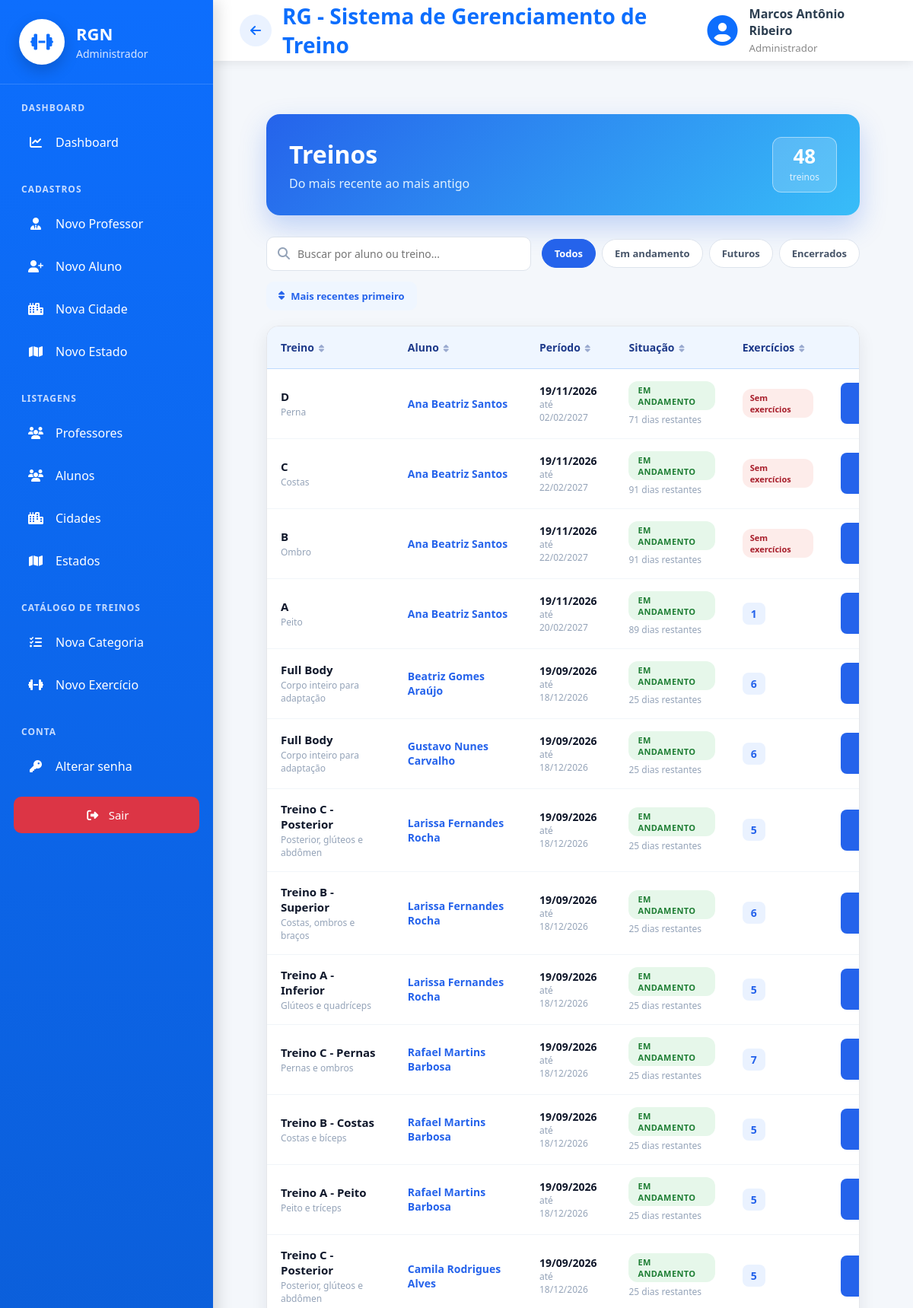
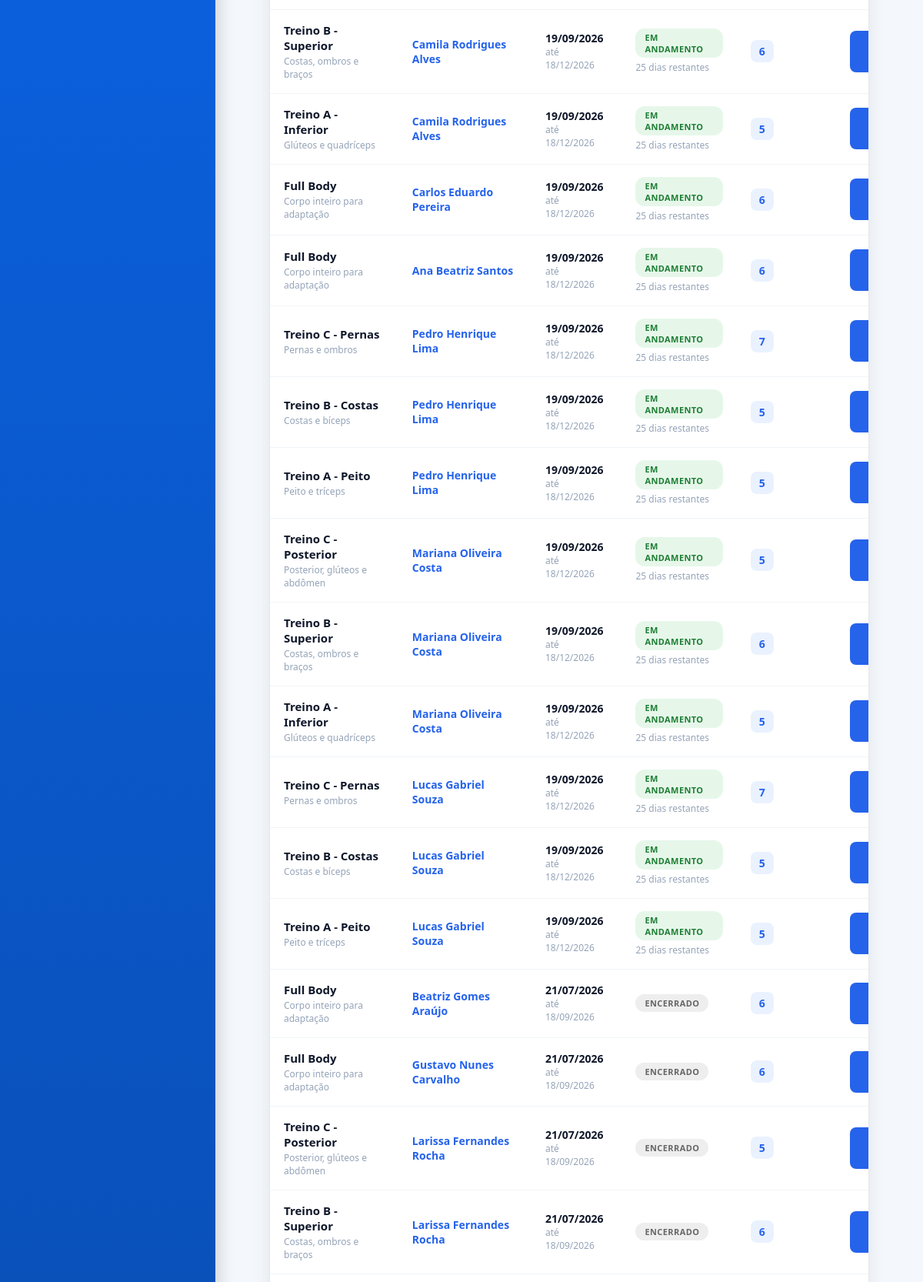
Screenshot of /exercicios/listar/treino/ (signed in, upper part) with the database file from the repository (2 pictures, top to bottom).
### cadastros/models.py (models this page shows, shortened)
class Auditoria(models.Model):
    cadastrado_em = models.DateTimeField(auto_now_add=True, verbose_name="Cadastrado em")
    atualizado_em = models.DateTimeField(auto_now=True, verbose_name="Atualizado em")
    class Meta:
        abstract = True

class Pessoa(Auditoria):
    TIPO_CHOICES = [
        ('ALUNO', 'Aluno'),
        ('PROFESSOR', 'Professor'),
        ('ADMINISTRADOR', 'Administrador')
    ]
    SEXO_CHOICES = [
        ('M', 'Masculino'),
        ('F', 'Feminino'),
        ('O', 'Outro'),
    ]
    NIVEL_CHOICES = [
        (1, 'Iniciante'),
        (2, 'Intermediário'),
        (3, 'Avançado'),
    ]
    tipo = models.CharField(max_length=20, choices=TIPO_CHOICES, verbose_name="Tipo de Pessoa")
    nome = models.CharField(max_length=50, verbose_name="Nome")
    data_nascimento = models.DateField(verbose_name="Data de nascimento",null=True,blank=True,validators=[validar_data_nascimento],)
    cpf = models.CharField(max_length=11, unique=True, verbose_name="CPF")
    telefone = models.CharField(max_length=15, verbose_name="Telefone")
    objetivo = models.TextField(verbose_name="Objetivo", null=True, blank=True)
    sexo = models.CharField(max_length=20, choices=SEXO_CHOICES, verbose_name="Sexo", null=True, blank=True)
    nivel = models.IntegerField(choices=NIVEL_CHOICES, verbose_name="Nível", null=True, blank=True)
    cidade = models.ForeignKey(Cidade, on_delete=models.PROTECT)
    professor = models.ForeignKey("self", on_delete=models.PROTECT, related_name="alunos", limit_choices_to={"tipo": "PROFESSOR"}, null=True, blank=True)
    usuario = models.OneToOneField("auth.User", on_delete=models.CASCADE, related_name="pessoa_usuario")
    precisa_trocar_senha = models.BooleanField(default=False, verbose_name="Precisa trocar a senha")

### exercicio/models.py (models this page shows, shortened)
class Treino(Auditoria):
    aluno = models.ForeignKey(Pessoa, on_delete=models.PROTECT, related_name="Treinos")
    nome_treino = models.CharField(max_length=20, verbose_name="Nome do Treino")
    data_inicio = models.DateField(verbose_name="Data de Inicio")
    data_fim = models.DateField(verbose_name="Data de Encerramento")
    descricao = models.CharField(max_length=100, verbose_name="Descrição")
    cadastrado_por = models.ForeignKey(Pessoa, on_delete=models.PROTECT)
    @property
    def situacao(self):
        hoje = timezone.localdate()
        if self.data_fim < hoje:
            return 'encerrado'
        if self.data_inicio > hoje:
            return 'futuro'
        return 'andamento'
    @property
    def dias_restantes(self):
        return (self.data_fim - timezone.localdate()).days

### exercicio/views.py (the view)
# urls.py: path('listar/treino/', TreinoList.as_view(), name="listar-treino"),
class TreinoList(LoginRequiredMixin, GroupRequiredMixin, ListView):
    model = Treino
    template_name = 'listar_treino.html'
    context_object_name = 'treinos'
    group_required = ["Professor", "Administrador", "Aluno"]
    def get_queryset(self):
        hoje = timezone.localdate()
        qs = Treino.objects.filter(
            aluno__in=alunos_do_usuario(self.request.user)
        ).select_related('aluno').annotate(
            qtd_exercicios=Count('exercicio_do_treino')
        )
        busca = self.request.GET.get('q', '').strip()
        if busca:
            qs = qs.filter(
                Q(nome_treino__icontains=busca) | Q(aluno__nome__icontains=busca)
            )
        situacao = self.request.GET.get('situacao', '')
        if situacao == 'andamento':
            qs = qs.filter(data_inicio__lte=hoje, data_fim__gte=hoje)
        elif situacao == 'futuros':
            qs = qs.filter(data_inicio__gt=hoje)
        elif situacao == 'encerrados':
            qs = qs.filter(data_fim__lt=hoje)
        if self.request.GET.get('ordem') == 'antigos':
            return qs.order_by('data_inicio', 'id')
        return qs.order_by('-data_inicio', '-id')
    def get_context_data(self, **kwargs):
        context = super().get_context_data(**kwargs)
        context['busca'] = self.request.GET.get('q', '')
        context['situacao'] = self.request.GET.get('situacao', '')
        context['ordem'] = self.request.GET.get('ordem', 'recentes')
        return context

### exercicio/templates/listar_treino.html (shortened to what this page needs)
{% extends 'modelo.html' %}
{% load static %}
{% block css %}
<link rel="stylesheet" href="{% static 'css/paginas/modelo.css' %}">
<link rel="stylesheet" href="{% static 'css/exercicio/detalhe_treino.css' %}">
<link rel="stylesheet" href="{% static 'css/exercicio/listar_treino.css' %}">
{% endblock %}
{% block main %}
<div class="list-container">
    <div class="list-header">
        <div>
            <h2>Treinos</h2>
            <p>
                {% if ordem == 'antigos' %}
                Do mais antigo ao mais recente
                {% else %}
                Do mais recente ao mais antigo
                {% endif %}
            </p>
        </div>
        <div class="header-total">
            <strong>{{ treinos|length }}</strong>
            <span>treino{{ treinos|length|pluralize }}</span>
        </div>
    </div>
    <div class="toolbar">
        <form method="get" class="toolbar-busca">
            <i class="fas fa-search"></i>
            <input type="text" name="q" value="{{ busca }}" placeholder="Buscar por aluno ou treino...">
        </form>
        <div class="chips">
            <a href="?q={{ busca|urlencode }}&ordem={{ ordem }}"
                class="chip{% if not situacao %} ativo{% endif %}">Todos</a>
            <a href="?situacao=andamento&q={{ busca|urlencode }}&ordem={{ ordem }}"
                class="chip{% if situacao == 'andamento' %} ativo{% endif %}">Em andamento</a>
            <a href="?situacao=futuros&q={{ busca|urlencode }}&ordem={{ ordem }}"
                class="chip{% if situacao == 'futuros' %} ativo{% endif %}">Futuros</a>
            <a href="?situacao=encerrados&q={{ busca|urlencode }}&ordem={{ ordem }}"
                class="chip{% if situacao == 'encerrados' %} ativo{% endif %}">Encerrados</a>
        </div>
        <a href="?situacao={{ situacao }}&q={{ busca|urlencode }}&ordem={% if ordem == 'antigos' %}recentes{% else %}antigos{% endif %}"
            class="btn-ordem">
            <i class="fas fa-sort"></i>
            {% if ordem == 'antigos' %}Mais antigos primeiro{% else %}Mais recentes primeiro{% endif %}
        </a>
    </div>
    <div class="table-container">
        <table class="tabela-treinos" data-ordenavel>
            <thead>
                <tr>
                    <th>Treino</th>
                    <th>Aluno</th>
                    <th>Período</th>
                    <th>Situação</th>
                    <th>Exercícios</th>
                    <th></th>
                </tr>
            </thead>
            <tbody>
                {% for treino in treinos %}
                <tr>
                    <td>
                        <strong>{{ treino.nome_treino }}</strong>
                        {% if treino.descricao %}
                        <span class="descricao">{{ treino.descricao }}</span>
                        {% endif %}
                    </td>
                    <td>
                        {% if is_aluno %}{{ treino.aluno.nome }}
                        {% else %}
                        <a href="{% url 'detalhe-aluno' treino.aluno.pk %}" class="link-aluno">{{ treino.aluno.nome}}</a>
                        {% endif %}
                    </td>
                    <td>
                        <span class="periodo">{{ treino.data_inicio|date:"d/m/Y" }}</span>
                        <span class="periodo-ate">até {{ treino.data_fim|date:"d/m/Y" }}</span>
                    </td>
                    <td>
                        {% if treino.situacao == 'andamento' %}
                        <span class="badge-situacao andamento">Em andamento</span>
                        <small class="situacao-info">
                            {% with d=treino.dias_restantes %}
                            {% if d == 0 %}
                            termina hoje
                            {% else %}
                            {{ d }} dia{{ d|pluralize }} restante{{ d|pluralize }}
                            {% endif %}
                            {% endwith %}
                        </small>
                        {% elif treino.situacao == 'futuro' %}
                        <span class="badge-situacao futuro">Futuro</span>
                        <small class="situacao-info">ainda não começou</small>
                        {% elif treino.situacao == 'encerrado' %}
                        <span class="badge-situacao encerrado">Encerrado</span>
                        {% endif %}
                    </td>
                    <td>
                        {% if treino.qtd_exercicios %}
                        <span class="qtd-exercicios">{{ treino.qtd_exercicios }}</span>
                        {% else %}
                        <span class="badge-vazio">Sem exercícios</span>
                        {% endif %}
                    </td>
                    <td class="acoes-celula">
                        <a href="{% url 'detalhe-treino' treino.pk %}" class="btn-ver">
                        </a>
                    </td>
                </tr>
                {% empty %}
                <tr>
                    <td colspan="6" class="sem-registro">
                        Nenhum treino encontrado.
                    </td>
                </tr>
                {% endfor %}
            </tbody>
        </table>
    </div>
</div>
{% endblock %}

### paginas/templates/modelo.html (shortened to what this page needs)
{% load static %}
<!DOCTYPE html>
<html lang="pt-br">
<head>
    <link rel="stylesheet" href="{% static 'css/paginas/modelo.css' %}">
    <link rel="stylesheet" href="{% static 'css/paginas/menu.css' %}">
    <link rel="stylesheet" href="{% static 'css/paginas/dashboard/dashboard_admin.css' %}">
    <link rel="stylesheet" href="{% static 'css/paginas/dashboard/dashboard_aluno.css' %}">
    <link rel="stylesheet" href="{% static 'css/paginas/dashboard/dashboard_professor.css' %}">
    <link rel="stylesheet" href="https://cdnjs.cloudflare.com/ajax/libs/font-awesome/6.7.2/css/all.min.css">
    <link rel="stylesheet" href="{% static 'css/global/ordenar_tabela.css' %}">
    <link rel="stylesheet" href="{% static 'css/global/acoes_dropdown.css' %}">
    <link rel="stylesheet" href="{% static 'css/global/kpi_cards.css' %}">
    {% block css %}
    {% endblock %}
</head>
<body>
    <div class="layout">
        {% if request.user.is_authenticated %}
        {% if is_admin %}
        {% include 'menus/menu_admin.html' %}
        {% elif is_professor %}
        {% include 'menus/menu_professor.html' %}
        {% elif is_aluno %}
        {% include 'menus/menu_aluno.html' %}
        {% endif %}
        {% endif %}
        <div class="main-area">
            <header class="topbar">
                <div class="titulo">
                    {% if request.user.is_authenticated %}
                    {% if request.resolver_match.url_name != 'inicio' %}
                    <a href="{% url 'inicio' %}" id="btn-voltar" class="btn-voltar-topo" title="Voltar">
                        <i class="fas fa-arrow-left"></i>
                    </a>
                    {% endif %}
                    {% endif %}
                    <h2>
                        {% block titulo %}
                        RG - Sistema de Gerenciamento de Treino
                        {% endblock %}
                    </h2>
                </div>
                {% if request.user.is_authenticated %}
                <div class="usuario">
                    <i class="fas fa-circle-user"></i>
                    <div>
                        <strong>
                            {{ request.user.pessoa_usuario.nome }}
                        </strong>
                        <small>
                            {% if is_admin %}
                            Administrador
                            {% elif is_professor %}
                            Professor
                            {% elif is_aluno %}
                            Aluno
                            {% endif %}
                        </small>
                    </div>
                </div>
                {% endif %}
            </header>
            <main class="conteudo">
                {% block main %}
                {% endblock %}
            </main>
        </div>
    </div>
</body>
</html>

### rows the page displays
Treino: nome_treino "D", descricao "Perna", aluno.nome "Ana Beatriz Santos", data_inicio "19/11/2026", data_fim "02/02/2027", dias_restantes "71", shows "Sem exercícios"
Treino: nome_treino "C", descricao "Costas", aluno.nome "Ana Beatriz Santos", data_inicio "19/11/2026", data_fim "22/02/2027", dias_restantes "91", shows "Sem exercícios"
Treino: nome_treino "B", descricao "Ombro", aluno.nome "Ana Beatriz Santos", data_inicio "19/11/2026", data_fim "22/02/2027", dias_restantes "91", shows "Sem exercícios"
Treino: nome_treino "A", descricao "Peito", aluno.nome "Ana Beatriz Santos", data_inicio "19/11/2026", data_fim "20/02/2027", dias_restantes "89", qtd_exercicios "1"
Treino: nome_treino "Full Body", descricao "Corpo inteiro para adaptação", aluno.nome "Beatriz Gomes Araújo", data_inicio "19/09/2026", data_fim "18/12/2026", dias_restantes "25", qtd_exercicios "6"
Treino: nome_treino "Full Body", descricao "Corpo inteiro para adaptação", aluno.nome "Gustavo Nunes Carvalho", data_inicio "19/09/2026", data_fim "18/12/2026", dias_restantes "25", qtd_exercicios "6"
Treino: nome_treino "Treino C - Posterior", descricao "Posterior, glúteos e abdômen", aluno.nome "Larissa Fernandes Rocha", data_inicio "19/09/2026", data_fim "18/12/2026", dias_restantes "25", qtd_exercicios "5"
Treino: nome_treino "Treino B - Superior", descricao "Costas, ombros e braços", aluno.nome "Larissa Fernandes Rocha", data_inicio "19/09/2026", data_fim "18/12/2026", dias_restantes "25", qtd_exercicios "6"
Treino: nome_treino "Treino A - Inferior", descricao "Glúteos e quadríceps", aluno.nome "Larissa Fernandes Rocha", data_inicio "19/09/2026", data_fim "18/12/2026", dias_restantes "25", qtd_exercicios "5"
Treino: nome_treino "Treino C - Pernas", descricao "Pernas e ombros", aluno.nome "Rafael Martins Barbosa", data_inicio "19/09/2026", data_fim "18/12/2026", dias_restantes "25", qtd_exercicios "7"
Treino: nome_treino "Treino B - Costas", descricao "Costas e bíceps", aluno.nome "Rafael Martins Barbosa", data_inicio "19/09/2026", data_fim "18/12/2026", dias_restantes "25", qtd_exercicios "5"
Treino: nome_treino "Treino A - Peito", descricao "Peito e tríceps", aluno.nome "Rafael Martins Barbosa", data_inicio "19/09/2026", data_fim "18/12/2026", dias_restantes "25", qtd_exercicios "5"
Treino: nome_treino "Treino C - Posterior", descricao "Posterior, glúteos e abdômen", aluno.nome "Camila Rodrigues Alves", data_inicio "19/09/2026", data_fim "18/12/2026", dias_restantes "25", qtd_exercicios "5"
Treino: nome_treino "Treino B - Superior", descricao "Costas, ombros e braços", aluno.nome "Camila Rodrigues Alves", data_inicio "19/09/2026", data_fim "18/12/2026", dias_restantes "25", qtd_exercicios "6"
Treino: nome_treino "Treino A - Inferior", descricao "Glúteos e quadríceps", aluno.nome "Camila Rodrigues Alves", data_inicio "19/09/2026", data_fim "18/12/2026", dias_restantes "25", qtd_exercicios "5"
Treino: nome_treino "Full Body", descricao "Corpo inteiro para adaptação", aluno.nome "Carlos Eduardo Pereira", data_inicio "19/09/2026", data_fim "18/12/2026", dias_restantes "25", qtd_exercicios "6"
Treino: nome_treino "Full Body", descricao "Corpo inteiro para adaptação", aluno.nome "Ana Beatriz Santos", data_inicio "19/09/2026", data_fim "18/12/2026", dias_restantes "25", qtd_exercicios "6"
Treino: nome_treino "Treino C - Pernas", descricao "Pernas e ombros", aluno.nome "Pedro Henrique Lima", data_inicio "19/09/2026", data_fim "18/12/2026", dias_restantes "25", qtd_exercicios "7"
Treino: nome_treino "Treino B - Costas", descricao "Costas e bíceps", aluno.nome "Pedro Henrique Lima", data_inicio "19/09/2026", data_fim "18/12/2026", dias_restantes "25", qtd_exercicios "5"
Treino: nome_treino "Treino A - Peito", descricao "Peito e tríceps", aluno.nome "Pedro Henrique Lima", data_inicio "19/09/2026", data_fim "18/12/2026", dias_restantes "25", qtd_exercicios "5"
Treino: nome_treino "Treino C - Posterior", descricao "Posterior, glúteos e abdômen", aluno.nome "Mariana Oliveira Costa", data_inicio "19/09/2026", data_fim "18/12/2026", dias_restantes "25", qtd_exercicios "5"
Treino: nome_treino "Treino B - Superior", descricao "Costas, ombros e braços", aluno.nome "Mariana Oliveira Costa", data_inicio "19/09/2026", data_fim "18/12/2026", dias_restantes "25", qtd_exercicios "6"
Treino: nome_treino "Treino A - Inferior", descricao "Glúteos e quadríceps", aluno.nome "Mariana Oliveira Costa", data_inicio "19/09/2026", data_fim "18/12/2026", dias_restantes "25", qtd_exercicios "5"
Treino: nome_treino "Treino C - Pernas", descricao "Pernas e ombros", aluno.nome "Lucas Gabriel Souza", data_inicio "19/09/2026", data_fim "18/12/2026", dias_restantes "25", qtd_exercicios "7"
Treino: nome_treino "Treino B - Costas", descricao "Costas e bíceps", aluno.nome "Lucas Gabriel Souza", data_inicio "19/09/2026", data_fim "18/12/2026", dias_restantes "25", qtd_exercicios "5"
Treino: nome_treino "Treino A - Peito", descricao "Peito e tríceps", aluno.nome "Lucas Gabriel Souza", data_inicio "19/09/2026", data_fim "18/12/2026", dias_restantes "25", qtd_exercicios "5"
Treino: nome_treino "Full Body", descricao "Corpo inteiro para adaptação", aluno.nome "Beatriz Gomes Araújo", data_inicio "21/07/2026", data_fim "18/09/2026", shows "ENCERRADO", qtd_exercicios "6"
Treino: nome_treino "Full Body", descricao "Corpo inteiro para adaptação", aluno.nome "Gustavo Nunes Carvalho", data_inicio "21/07/2026", data_fim "18/09/2026", shows "ENCERRADO", qtd_exercicios "6"
Treino: nome_treino "Treino C - Posterior", descricao "Posterior, glúteos e abdômen", aluno.nome "Larissa Fernandes Rocha", data_inicio "21/07/2026", data_fim "18/09/2026", shows "ENCERRADO", qtd_exercicios "5"
Treino: nome_treino "Treino B - Superior", descricao "Costas, ombros e braços", aluno.nome "Larissa Fernandes Rocha", data_inicio "21/07/2026", data_fim "18/09/2026", shows "ENCERRADO", qtd_exercicios "6"

### other values shown
{{ request.user.pessoa_usuario.nome }} "Marcos Antônio Ribeiro"
{{ treinos|length }} "48"
